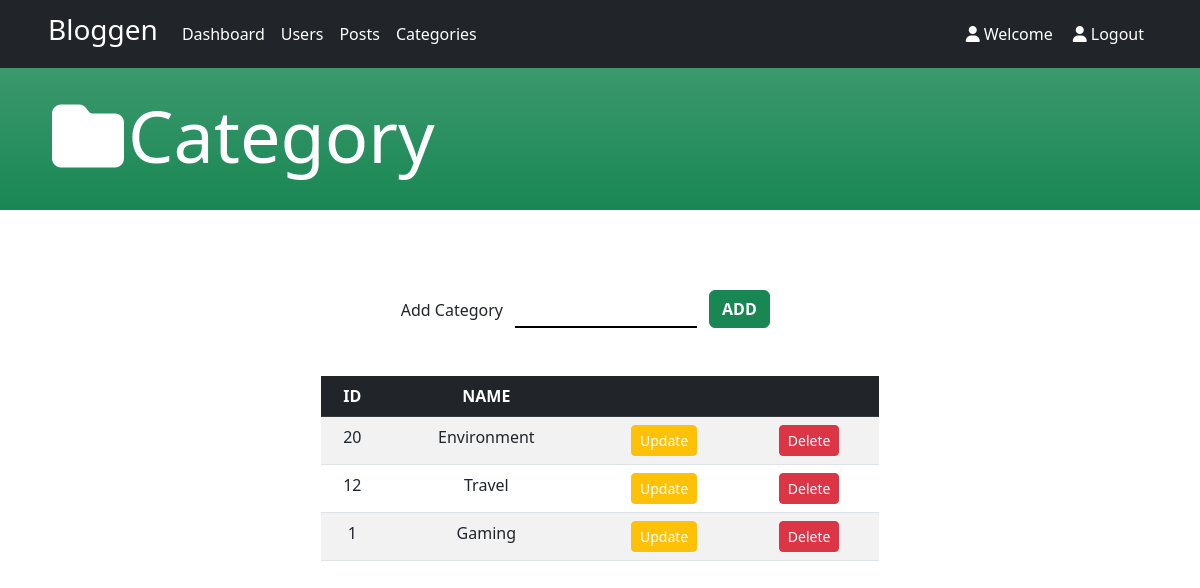
/categories.php, run on the app's committed database.
### tables this page shows
CREATE TABLE `categories` (
  `category_id` int(11) NOT NULL,
  `category_name` varchar(30) NOT NULL
);

### categories.php (the view, shortened to what this page needs)
<?php
function displayCategories(){
    $conn = connection();
    $sql = "SELECT * FROM categories ORDER BY category_id DESC";
    if($result = $conn->query($sql)){
        if($result->num_rows > 0){
            return $result;
        }else{
            echo "<tr>
                <td colspan='4' class='text-center'>
                    <p class='lead fw-bold fst-italic mb-0'>No Records Found</p>
                </td>
            </tr>";
        }
    } else {
        die("Error retrieving categories: " . $conn->error);
    }
}
?>
<!DOCTYPE html>
<html lang="en">
<head>
    <link rel="stylesheet" href="https://cdnjs.cloudflare.com/ajax/libs/font-awesome/6.2.0/css/all.min.css"
 />
    <link href="https://cdn.jsdelivr.net/npm/bootstrap@5.2.1/dist/css/bootstrap.min.css" rel="stylesheet"
>
    <link rel="stylesheet" href="css/style.css">
</head>
<body>
    <header>
        <?php include 'admin-menu.php';?>
        <div class="container-fluid bg-success bg-gradient text-white p-4 ps-5">
            <h2 class="display-2"><i class="fa-solid mx-1 fa-folder mx-1"></i>Category</h2>
        </div>
    </header>
    <main class="container">
        <div class="w-50 mx-auto">
            <?php
                if(isset($_POST['btn_edit'])){
                    $category_id = $_POST['category_id'];
                    $category = getCategory($category_id);
                    ?>
            <form method="post" class="bg-success p-3 rounded">
                <div class="row">
                    <div class="col text-end">
                        <label for="category-name" class="mt-2 text-white fw-bold">Update Category</label>
                    </div>
                    <div class="col ps-0">
                        <input type="text" name="category_id_u" hidden value="<?= $category['category_id'] ?>">
                        <input type="text" name="category_name_u" value="<?= $category['category_name'] ?>"
                            id="category-name" class="form-control" required autofocus>
                    </div>
                    <div class="col px-0">
                        <button type="submit" name="btn_update"
                            class="btn btn-light text-uppercase fw-bold">Update</button>
                    </div>
                </div>
            </form>
            <?php
                }else{
                    ?>
            <form method="post">
                <div class="row">
                    <div class="col text-end">
                        <label for="category-name" class="mt-2">Add Category</label>
                    </div>
                    <div class="col ps-0">
                        <input type="text" name="category_name" id="category-name" class="form-control" required
                            autofocus>
                    </div>
                    <div class="col px-0">
                        <button type="submit" name="btn_add" class="btn btn-success text-uppercase fw-bold">Add</button>
                    </div>
                </div>
            </form>
            <?php
                }
            ?>
        </div>
        <table class="table table-striped table-hover w-50 mx-auto text-center mt-5">
            <thead class="table-dark text-uppercase">
                <th>ID</th>
                <th>Name</th>
                <th></th>
                <th></th>
            </thead>
            <tbody>
                <?php
                $catergories = displayCategories();
                while($category = $catergories->fetch_assoc()){
                    ?>
                <tr>
                    <td><?=$category['category_id'];?></td>
                    <td><?=$category['category_name'];?></td>
                    <td>
                        <form method="post">
                            <button type="submit" name="btn_edit"
                                class='btn btn-sm btn-warning text-white'>Update</button>
                        </form>
                    <td>
                        <form method="post">
                            <button name="btn_delete" type="submit" href='addtional/edit-catergory.php'
                                class='btn btn-sm btn-danger text-white'>Delete</button>
                        </form>
                    </td>
                    </td>
                </tr>
                <?php }?>
            </tbody>
        </table>
    </main>
</body>
</html>

### css/style.css (style rules this page uses)
main.container { margin-top: 80px; margin-bottom: 100px; }
.form-control, .form-select { outline: none; border: none; border-bottom: 2px solid black !important; border-radius: 0; -webkit-box-shadow: none !important; -moz-box-shadow: none !important; box-shadow: none !important; }

### data on the page
categories: category_id "20", category_name "Environment"
categories: category_id "12", category_name "Travel"
categories: category_id "1", category_name "Gaming"
